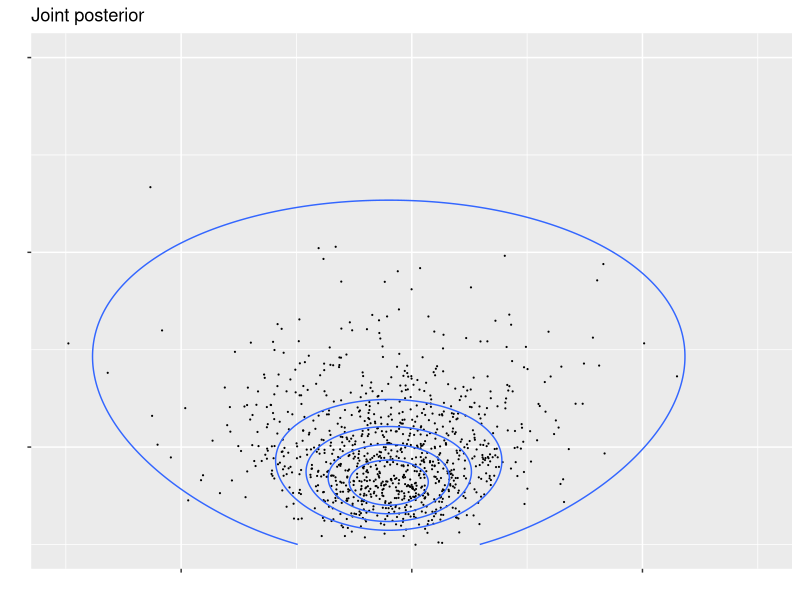
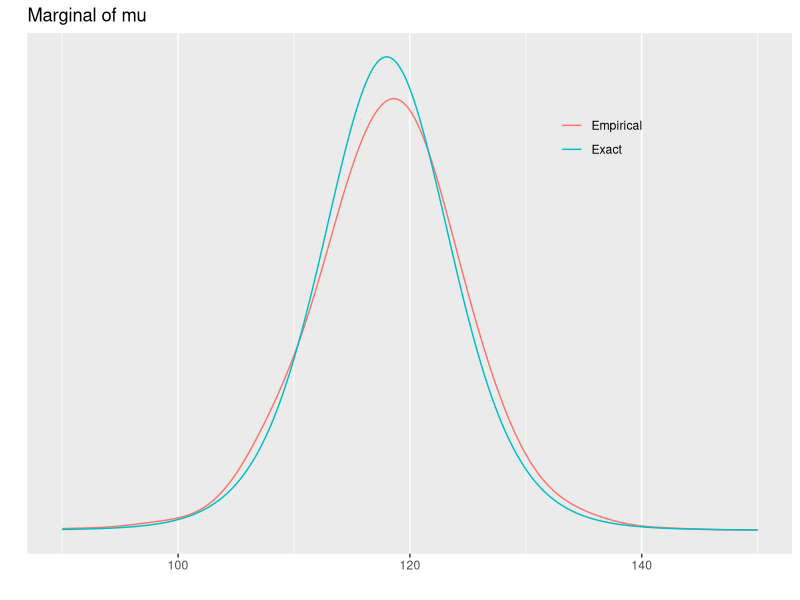
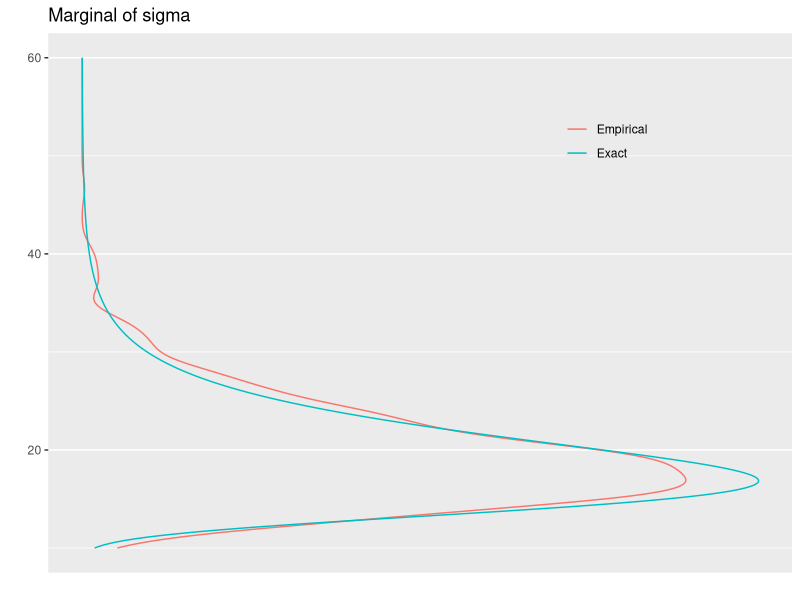

Reproduce these figures in R, in order. (Note: this script raises an error after producing the figures.)
# Bayesian data analysis
# Aki Vehtari <Aki.Vehtari@aalto.fi>
# Markus Paasiniemi <Markus.Paasiniemi@aalto.fi>

# R versions of demos 3_1-3_4 combined into one demo
# like iPython notebook versions

# ggplot2 is used for plotting
if(!require(ggplot2)) install.packages('ggplot2')
require(ggplot2)
# gridExtra is for showing multiple plots side by side
if(!require(gridExtra)) install.packages('gridExtra')
require(gridExtra)
# tidyr is for manipulating the data frames
if(!require(tidyr)) install.packages('tidyr')
require(tidyr)

# data
y <- c(93,112,122,135,122,150,118,90,124,114)
# sufficient statistics
n <- length(y)
s2 <- var(y)
my <- mean(y)

# Factorize the joint posterior p(mu,sigma2|y) to p(sigma2|y)p(mu|sigma2,y)
# Sample from the joint posterior using this factorization

# helper function to sample from and evaluate
# scaled inverse chi-squared distribution
rsinvchisq <- function(n,nu,s2,...) nu*s2/rchisq(n,nu,...)
dsinvchisq <- function(x,nu,s2){
  exp(log(nu/2)*nu/2 - lgamma(nu/2) + log(s2)/2*nu - log(x)*(nu/2+1) - (nu*s2/2)/x)
}

# sample 1000 random numbers from p(sigma2|y)
sigma2  <- rsinvchisq(1000,n-1,s2)
# sample from p(mu|sigma2,y)
mu <- my+sqrt(sigma2/n)*rnorm(length(sigma2))
# display sigma instead of sigma2
sigma <- sqrt(sigma2)

# sample from the predictive distribution p(ynew|y)
# for each sample of (mu, sigma)
ynew <- rnorm(1000,mu,sigma)

# For mu compute the density in a grid
t1l <- c(90,150)
t2l <- c(10,60)
t1 <- seq(t1l[1], t1l[2], length.out = 1000)
# For sigma compute the density in these points
t2 <- seq(t2l[1],t2l[2], length.out = 1000)

# combine these into data frame
dd <- data.frame(mu = rep(t1,each = length(t2)),
                 sigma = rep(t2,length(t1)))

# evaluate the joint density in a grid
# note that the following is not normalized, but for plotting
# contours it does not matter
dd <- within(dd,z <- dsinvchisq(sigma^2,n-1,s2)*2*sigma*dnorm(mu,my,sigma/sqrt(n)))

# For ynew compute the density in these points
nl = c(50, 185)
xynew <- seq(nl[1], nl[2], length.out = 1000)

# compute the exact marginal density of mu
# multiplication by 1./sqrt(s2/n) is due to the transformation of
# variable z=(x-mean(y))/sqrt(s2/n), see Gelman et al p. 24
pm <- dt((t1-mean(y))/sqrt(s2/n),n-1)/sqrt(s2/n)

# estimate the marginal density using samples
# and ad hoc Gaussian kernel approximation
pmk <- density(mu,adjust=2,n=1000,from=t1l[1],to=t1l[2])$y

# compute the exact marginal density of sigma
# the multiplication by 2*t2 is due to the transformation of
# variable z=t2^2, see Gelman et al p. 24
ps <- dsinvchisq(t2^2,n-1,s2)*2*t2

# estimate the marginal density using samples
# and ad hoc Gaussian kernel approximation
psk <- density(sigma,n=1000,from=t2l[1],to=t2l[2])$y

# compute the exact predictive density
# multiplication by 1./sqrt(s2/n) is due to the transformation of variable
# see BDA3 p. 21
p_new <- dt((xynew-my)/sqrt(s2*(1+1/n)), n-1) / sqrt(s2*(1+1/n))

## Visualise the joint density and marginal densities of the posterior
## of normal distribution with unknown mean and variance.

# create a plot of the marginal density of mu
margmu <- data.frame(mu=t1,Exact=pm,Empirical=pmk) %>% gather(grp,p,Exact,Empirical) %>%
  ggplot(aes(mu,p,color=grp)) +  geom_line() +
  ggtitle('Marginal of mu') + ylab('') + xlab('') +
  scale_y_continuous(breaks=NULL) + xlim(t1l) +
  theme(legend.background=element_blank(),
        legend.position=c(0.75,0.8),
        legend.title = element_blank())

# create a plot of the marginal density of sigma
margsig <- data.frame(sigma=t2,Empirical=psk,Exact=ps) %>% gather(grp,p,Exact,Empirical) %>%
  ggplot(aes(sigma,p,color=grp)) + geom_line() + coord_flip() + ggtitle('Marginal of sigma') +
  ylab('') + xlab('') + scale_y_continuous(breaks=NULL) + xlim(t2l) +
  theme(legend.background=element_blank(), legend.position=c(0.75,0.8), legend.title = element_blank())

# create a plot of the joint density
joint1 <- ggplot() + coord_cartesian(xlim=t1l,ylim=t2l) + xlab('') + ylab('') +
  geom_point(data=data.frame(mu,sigma),aes(mu,sigma,z=NA),size=0.1) +
  stat_contour(data=dd, aes(mu, sigma, z=z),breaks=seq(1e-5,max(dd$z),length.out=6)) +
  scale_y_continuous(labels=NULL) + scale_x_continuous(labels=NULL) + ggtitle('Joint posterior')

# blank plot for combining the plots
bp <- grid.rect(gp=gpar(col='white'))

# combine the plots
grid.arrange(joint1, margsig, margmu, bp,ncol=2, nrow=2)

## Visualise factored sampling and the corresponding
## marginal and conditional densities.

# data frame for the conditional of mu and marginal of sigma
dm <- data.frame(mu = t1, marg = rep(sigma[1],length(t1)),
                 cond = sigma[1] + dnorm(t1,my,sqrt(sigma2[1]/n))*100) %>%
  gather(grp,p,marg,cond)

# legend labels for the following plot
joint2labs <- c('Exact contour plot','Sample from joint post.',
               'Cond. distribution of mu','Sample from the marg. of sigma')

# create another plot of the joint posterior,
# currently uses an awkward hack to construct the legend
joint2 <- ggplot() + coord_cartesian(xlim=t1l,ylim=t2l)  + ggtitle('Joint posterior') +
  stat_contour(data=dd, aes(x=mu, y=sigma, z=z,color='1'),breaks=seq(1e-5,max(dd$z),length.out=6)) +
  geom_point(data=data.frame(x=mu[1],y=sigma[1]),aes(x,y,color='2')) +
  geom_line(data=dm,aes(x=mu,y=p,color=grp),linetype='dashed') +
  guides(color=guide_legend(nrow=2,title=NULL,override.aes=list(shape=c(NA,16,NA,NA),linetype=c(1,0,2,2)))) +
  theme(legend.position = c(0.5,0.85),legend.background=element_blank()) +
  scale_color_manual(values=c('blue', 'black', 'darkred', 'black'), labels=joint2labs)

# create another plot of the marginal density of sigma
margsig2 <- data.frame(sigma = t2,Empirical = psk,Exact = ps) %>% gather(grp,p,Exact,Empirical) %>%
  ggplot(aes(sigma,p,color=grp)) + geom_line() + coord_flip() + ggtitle('Marginal of sigma') + ylab('') +
  theme(legend.background=element_blank(), legend.position=c(0.75,0.8), legend.title = element_blank())

# combine the plots
grid.arrange(joint2,margsig2,ncol=2)

## Visualise the marginal distribution of mu as a mixture of normals.

# calculate conditional pdfs for each sample
condpdfs <- sapply(t1,function(x) dnorm(x,my,sqrt(sigma2/n)))

# create a plot of some of them
condmu <- data.frame(mu=t1,t(condpdfs[1:25,])) %>% gather(obs,p,X1:X25) %>%
  ggplot() + geom_line(aes(mu,p,group=obs),linetype='dashed') + ylab('') +
  scale_y_continuous(breaks=NULL) + ggtitle('conditional distribution of mu for first 25 samples')

# labels for the following plot
mulabs <- c('avg of sampled conds','exact marginal of mu')

# create a plot of their mean
meanmu <- data.frame(mu = t1, avg = colMeans(condpdfs), exact = pm) %>% gather(grp,p,avg,exact) %>%
  ggplot() + geom_line(aes(mu,p,size=grp,color=grp)) + scale_size_manual(values=c(2,0.8),labels=mulabs) +
  scale_color_manual(values=c('orange','black'),labels=mulabs) + scale_y_continuous(breaks=NULL) + ylab('') +
  theme(legend.position = c(0.8,0.8),legend.background=element_blank(),legend.title = element_blank())

# combine the plots
grid.arrange(condmu,meanmu,ncol=1)

## Visualise sampling from the posterior predictive distribution.

# calculate each predictive pdf with given mu and sigma
ynewdists <- sapply(xynew,function(x) dnorm(x, mu, sigma))

# legend labels for the plots
joint3labs <- c('exact contour plot','samples')
pred1labs <- c('Sample from the predictive distribution','Predictive distribution given the posterior sample')
pred2labs <- c('Samples from the predictive distribution', 'Exact predictive distribution')

# create yet another plot of the joint posterior with a draw
# from the posterior predictive distribution, highlight the first sample
# currently uses an awkward hack to construct the legend
joint3 <- ggplot() + coord_cartesian(xlim=t1l,ylim=t2l)  + xlab('mu') + ylab('sigma') +
  geom_point(data=data.frame(x=mu,y=sigma),aes(x,y,color='2'),size=0.1) +
  stat_contour(data=dd, aes(x=mu, y=sigma, z=z, color='1'),breaks=seq(1e-5,max(dd$z),length.out=6)) +
  geom_point(data=data.frame(x=mu[1],y=sigma[1]),aes(x,y),color='red') +
  guides(color=guide_legend(nrow=2,override.aes=list(linetype=c(1,0),shape=c(NA,16)))) +
  scale_color_manual(values=c('blue','black'),labels=joint3labs) +
  theme(legend.position='bottom', legend.title = element_blank())

# create a plot of the predicitive distribution and the respective sample,
# currently uses an awkward hack to construct the legend
pred1 <- ggplot(data=data.frame(ytilde=xynew,p=ynewdists[1,])) + ylab('') +
  geom_line(aes(ytilde,p,color='2')) + scale_y_continuous(breaks=NULL) +
  geom_point(data=data.frame(ytilde=ynew[1],p=0.02*max(ynewdists)),aes(ytilde,p,color='1')) +
  guides(color=guide_legend(nrow=2,override.aes=list(linetype=c(0,1),shape=c(16,NA),labels = pred1labs))) +
  scale_color_manual(values=c('red','blue'),labels=pred1labs) + xlim(nl) +
  theme(legend.position='bottom', legend.title = element_blank())

# create a plot for all ynews
pred2 <- ggplot(data=data.frame(ytilde=xynew,p=p_new)) + ylab('') +
  geom_line(aes(ytilde,p,color='2')) + scale_y_continuous(breaks=NULL) +
  geom_point(data=data.frame(ytilde=ynew,p=0.02*max(ynewdists)),aes(ytilde,p,color='1'),alpha=0.1) +
  guides(color=guide_legend(nrow=2,override.aes=list(linetype=c(0,1),shape=c(16,NA),labels = pred1labs))) +
  scale_color_manual(values=c('darkred','blue'),labels=pred2labs) +
  theme(legend.position='bottom', legend.title = element_blank()) +
  coord_cartesian(xlim=nl)

# combine the plots
grid.arrange(joint3,pred1,bp,pred2,nrow=2)
